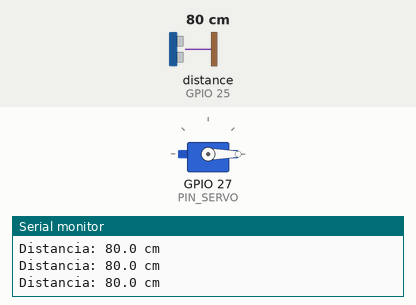
Recording of a sketch running on a simulated ESP32. Parts: servo, the last lines printed to the serial monitor. Wiring (inferred from the names in the program): ultrasonic range finder: trigger GPIO 26; echo GPIO 25. The test bench sets the inputs (shaded band); at power-on: distance to the obstacle (sensor on GPIO 25) 80 cm. The echo pulse lasts 58.3 µs per cm.

Above: at 1.7 s.
1.8 s: distance to the obstacle (sensor on GPIO 25) set to 16 cm
3.3 s: distance to the obstacle (sensor on GPIO 25) set to 13 cm
At 4.6 s:
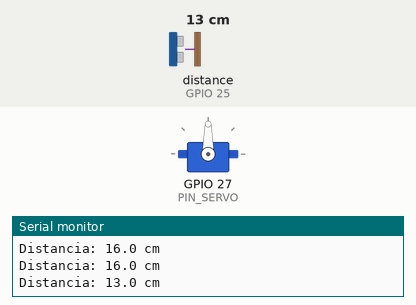
4.9 s: distance to the obstacle (sensor on GPIO 25) set to 18 cm
At 6.9 s:
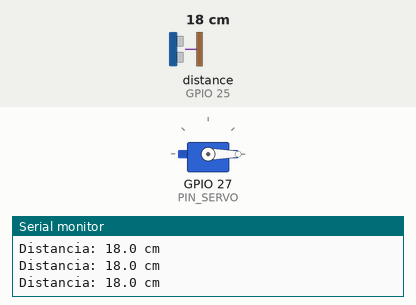
7.9 s: distance to the obstacle (sensor on GPIO 25) set to 2 cm
At 8.9 s:
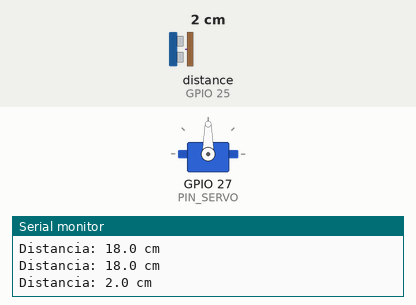
Timing chart, 0 to 10.4 s (numbered marks = the images above; inputs shaded):
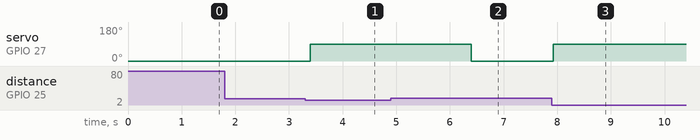

The sketch:

codigo_ESP32.ino
```cpp
#include <WiFi.h>
#include <WebServer.h>
#include <ESP32Servo.h>


// 1. CONFIGURACIÓN DE RED WI-FI (PUNTO DE ACCESO LOCAL)

const char* SSID_AP = "Bote_Inteligente_ESP32";  // Nombre de la red Wi-Fi generada por el ESP32
const char* PASS_AP = "12345678";                // Contraseña de acceso (mínimo 8 caracteres)

WebServer server(80);  // Instancia del servidor web en el puerto HTTP estándar (80)
Servo actuadorTapa;    // Objeto para el control PWM del servomotor


// 2. DEFINICIÓN DE PINES Y PARÁMETROS DEL SISTEMA

const int PIN_TRIG = 26;   // Pin GPIO de disparo para el sensor ultrasónico HC-SR04
const int PIN_ECHO = 25;   // Pin GPIO de recepción de eco (protegido con divisor a 3.3V)
const int PIN_SERVO = 27;  // Pin GPIO de señal PWM para el servomotor SG90

const int DISTANCIA_UMBRAL_CM = 15;             // Distancia máxima de activación en centímetros
const int ANGULO_CERRADO = 0;                   // Posición angular de reposo (tapa cerrada)
const int ANGULO_ABIERTO = 90;                  // Posición angular de apertura (tapa levantada)
const unsigned long TIEMPO_APERTURA_MS = 3000;  // Tiempo que permanece abierta la tapa (3 segundos)

// 3. VARIABLES GLOBALES DE TELEMETRÍA

float ultimaDistancia = 0.0;  // Almacena la última lectura válida del sensor en cm
int contadorAperturas = 0;    // Registro acumulado de ciclos de apertura realizados


// 4. FUNCIONES DE ADQUISICIÓN Y CONTROL DE ACTUADORES


/**
 * @brief Mide la distancia frontal utilizando el sensor ultrasónico HC-SR04.
 * @return float Distancia en centímetros, o -1.0 si la lectura está fuera de rango/error.
 */
float obtenerDistanciaCm() {
  // Generación del pulso de disparo limpio de 10 microsegundos
  digitalWrite(PIN_TRIG, LOW);
  delayMicroseconds(2);
  digitalWrite(PIN_TRIG, HIGH);
  delayMicroseconds(10);
  digitalWrite(PIN_TRIG, LOW);

  // Lectura de duración del pulso alto en ECHO (timeout de 30 ms para evitar bloqueos)
  long duracion = pulseIn(PIN_ECHO, HIGH, 30000);

  // Manejo de errores: si no hay rebote o excede el rango físico del sensor
  if (duracion <= 0) {
    return -1.0;
  }

  // Cálculo de distancia: (tiempo * velocidad del sonido 0.0343 cm/us) / 2 (ida y vuelta)
  float distancia = (duracion * 0.0343) / 2.0;
  return (distancia > 400.0) ? -1.0 : distancia;
}

/**
 * @brief Ejecuta el ciclo completo de apertura, espera temporizada y cierre de la tapa.
 */
void abrirTapa() {
  actuadorTapa.write(ANGULO_ABIERTO);  // Mueve el servo a 90° (abierto)
  contadorAperturas++;                 // Incrementa el registro de uso
  delay(TIEMPO_APERTURA_MS);           // Mantiene la tapa abierta durante 3 segundos
  actuadorTapa.write(ANGULO_CERRADO);  // Regresa el servo a 0° (cerrado)
}


// 5. RUTAS Y MANEJADORES DEL SERVIDOR WEB (INTERFAZ GRÁFICA)

/**
 * @brief Construye y envía la interfaz web HTML al navegador del cliente conectado.
 */
void manejarPaginaPrincipal() {
  String html = "<!DOCTYPE html><html lang='es'><head><meta charset='UTF-8'>";
  html += "<meta name='viewport' content='width=device-width, initial-scale=1.0'>";
  html += "<meta http-equiv='refresh' content='2'>";  // Actualización automática cada 2 segundos
  html += "<title>Panel Bote Inteligente</title>";
  html += "<style>";
  html += "body{font-family:Arial,sans-serif;text-align:center;margin-top:40px;background:#f0f2f5;color:#333;}";
  html += ".card{background:#fff;padding:25px;border-radius:12px;max-width:340px;margin:auto;box-shadow:0 4px 12px rgba(0,0,0,0.1);}";
  html += "h2{color:#1a73e8;margin-bottom:20px;}";
  html += ".dato{font-size:18px;margin:12px 0;}";
  html += "button{background:#1a73e8;color:white;border:none;padding:14px 24px;font-size:16px;border-radius:8px;cursor:pointer;margin-top:15px;width:100%;}";
  html += "button:hover{background:#1557b0;}";
  html += "</style></head><body>";

  html += "<div class='card'>";
  html += "<h2>Bote Inteligente IoT</h2>";
  html += "<div class='dato'><b>Distancia actual:</b> " + String(ultimaDistancia, 1) + " cm</div>";
  html += "<div class='dato'><b>Aperturas totales:</b> " + String(contadorAperturas) + "</div>";
  html += "<a href='/abrir'><button>Abrir Tapa Manualmente</button></a>";
  html += "</div></body></html>";

  server.send(200, "text/html", html);
}

/**
 * @brief Endpoint HTTP (/abrir) que acciona la tapa de forma remota y redirige al inicio.
 */
void manejarAperturaManual() {
  abrirTapa();
  server.sendHeader("Location", "/");  // Redirección automática a la página principal
  server.send(303);
}

// ============================================================================
// 6. CONFIGURACIÓN INICIAL (SETUP) Y BUCLE PRINCIPAL (LOOP)
// ============================================================================

void setup() {
  Serial.begin(115200);

  // Configuración de modos de pines digitales
  pinMode(PIN_TRIG, OUTPUT);
  pinMode(PIN_ECHO, INPUT);

  // Inicialización del servomotor SG90 (frecuencia 50 Hz, pulsos 500 us a 2400 us)
  actuadorTapa.setPeriodHertz(50);
  actuadorTapa.attach(PIN_SERVO, 500, 2400);
  actuadorTapa.write(ANGULO_CERRADO);  // Inicia en posición cerrada (0°)
  delay(500);

  // Configuración e inicio del Punto de Acceso Wi-Fi (SoftAP)
  WiFi.softAP(SSID_AP, PASS_AP);
  Serial.println("Servidor Wi-Fi iniciado correctamente.");
  Serial.print("Conéctate a la red 'Bote_Inteligente_ESP32' y abre: http://");
  Serial.println(WiFi.softAPIP());  // Dirección IP por defecto: 192.168.4.1

  // Registro de rutas HTTP y arranque del servidor
  server.on("/", manejarPaginaPrincipal);
  server.on("/abrir", manejarAperturaManual);
  server.begin();
}

void loop() {
  // Atiende peticiones entrantes de clientes conectados a la interfaz web
  server.handleClient();

  // Adquisición de distancia desde el sensor ultrasónico
  float dist = obtenerDistanciaCm();

  if (dist < 0) {
    // Manejo de error ante lecturas fuera de rango o rebote perdido
    Serial.println("[ADVERTENCIA] Lectura fuera de rango.");
  } else {
    ultimaDistancia = dist;
    Serial.print("Distancia: ");
    Serial.print(ultimaDistancia, 1);
    Serial.println(" cm");

    // Evaluación del umbral de proximidad (descarta ruido < 2 cm)
    if (ultimaDistancia > 2.0 && ultimaDistancia <= DISTANCIA_UMBRAL_CM) {
      abrirTapa();
    }
  }

  delay(100);  // Pausa breve para estabilidad de muestreo y atención Wi-Fi
}
```

Measured:
- the behaviour switches between 15 and 14 cm on distance to the obstacle (sensor on GPIO 25) (found by bisection; images 0 and 1)
- after the input at 3.3 s, servo on GPIO 27 (PIN_SERVO): 0° → 90° after 0.10 s
- after the input at 4.9 s, servo on GPIO 27 (PIN_SERVO): goes on until 6.4 s, then stays 0°
- after the input at 7.9 s, servo on GPIO 27 (PIN_SERVO): 0° → 90° at once
